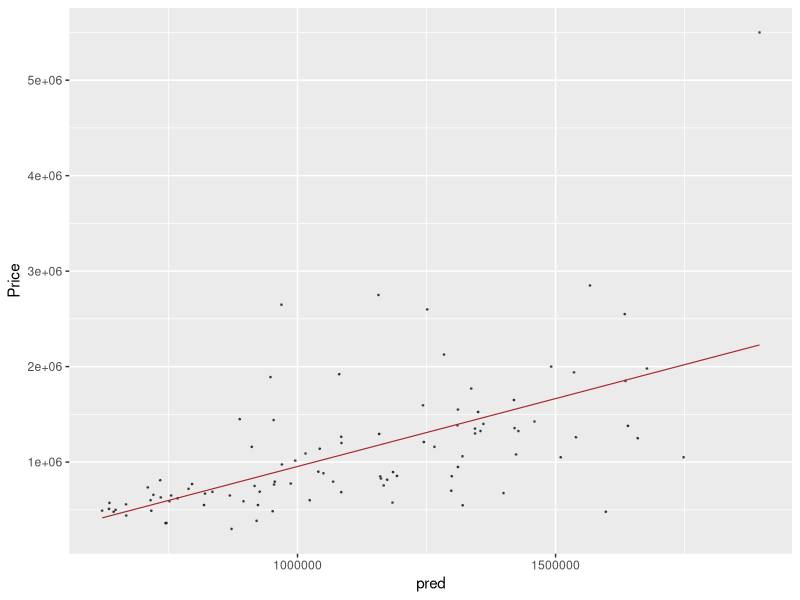

Source code (R):
library(tidyverse)
library(readxl)
learning <- read_excel("Learning_data.xlsx")
testing <- read_excel("Testing data.xlsx")
San_francisco <- read_excel("San_francisco.xlsx")
View(San_francisco)
mod_price <- lm(Price~Squarefeet+Lotsize+as.factor(Neighborhood) + 
                  Bedrooms+Dayslisted+Year,data=learning)
summary(mod_price)
View(-sort(residuals(mod_price)))
San_francisco$predict <- predict(mod_price,San_francisco)
San_francisco$err <- San_francisco$Price - San_francisco$predict
testing$pred <- predict(mod_price,testing)
testing$err <- testing$Price-testing$pred
ggplot(testing,aes(pred,Price)) + geom_point(alpha=0.6, size=0.3) +
  geom_smooth(method="lm",color="brown",size=0.4,se=FALSE)
